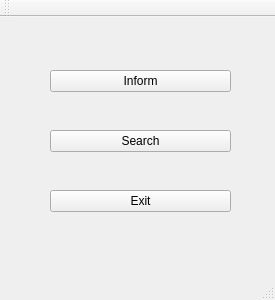
<?xml version="1.0" encoding="UTF-8"?>
<ui version="4.0">
 <class>cCollege</class>
 <widget class="QMainWindow" name="cCollege">
  <property name="geometry">
   <rect>
    <x>0</x>
    <y>0</y>
    <width>275</width>
    <height>300</height>
   </rect>
  </property>
  <property name="sizePolicy">
   <sizepolicy hsizetype="Preferred" vsizetype="Preferred">
    <horstretch>200</horstretch>
    <verstretch>0</verstretch>
   </sizepolicy>
  </property>
  <property name="windowTitle">
   <string>cCollege</string>
  </property>
  <widget class="QWidget" name="centralWidget">
   <widget class="QWidget" name="">
    <property name="geometry">
     <rect>
      <x>50</x>
      <y>10</y>
      <width>181</width>
      <height>231</height>
     </rect>
    </property>
    <layout class="QVBoxLayout" name="verticalLayout">
     <property name="leftMargin">
      <number>0</number>
     </property>
     <property name="rightMargin">
      <number>0</number>
     </property>
     <item>
      <widget class="QPushButton" name="InformButtom">
       <property name="text">
        <string>Inform</string>
       </property>
      </widget>
     </item>
     <item>
      <widget class="QPushButton" name="SearchButton">
       <property name="text">
        <string>Search</string>
       </property>
      </widget>
     </item>
     <item>
      <widget class="QPushButton" name="ExitButton">
       <property name="text">
        <string>Exit</string>
       </property>
      </widget>
     </item>
    </layout>
   </widget>
  </widget>
  <widget class="QMenuBar" name="menuBar">
   <property name="geometry">
    <rect>
     <x>0</x>
     <y>0</y>
     <width>275</width>
     <height>21</height>
    </rect>
   </property>
  </widget>
  <widget class="QToolBar" name="mainToolBar">
   <attribute name="toolBarArea">
    <enum>TopToolBarArea</enum>
   </attribute>
   <attribute name="toolBarBreak">
    <bool>false</bool>
   </attribute>
  </widget>
  <widget class="QStatusBar" name="statusBar"/>
 </widget>
 <layoutdefault spacing="6" margin="11"/>
 <resources/>
 <connections/>
</ui>
